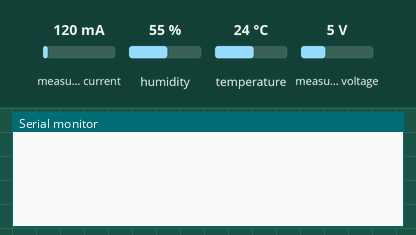
Simulated run of this sketch. Board: ESP8266 (NodeMCU). Shown: the last lines printed to the serial monitor. The test bench sets the inputs (shaded band); at power-on: measured current 120 mA, humidity 55 %, temperature 24 °C, measured voltage 5 V. WiFi joins after 1.5 s; servers stay silent unless stated; uploads are accepted with an empty reply.

Above: at 2.2 s.
2.3 s: measured current set to 40 mA
At 3.9 s:
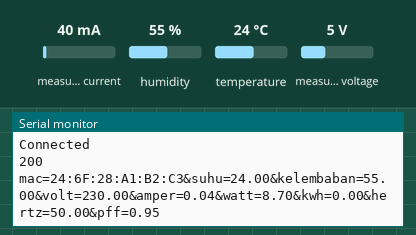
4.2 s: humidity set to 22 %
At 4.97 s:
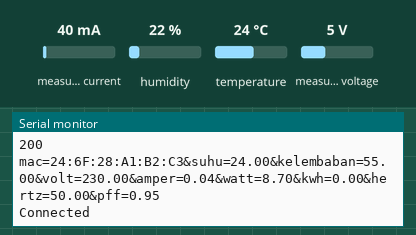
5.7 s: temperature set to 12 °C
At 6.8 s:
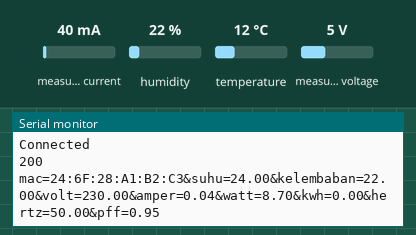
7.2 s: measured voltage set to 0.3 V
At 8.0 s:
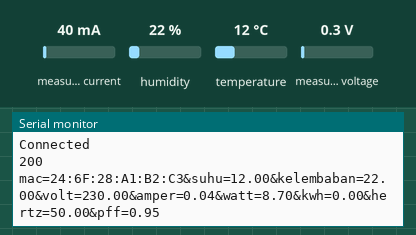
8.7 s: measured current set to 500 mA
At 10.0 s:
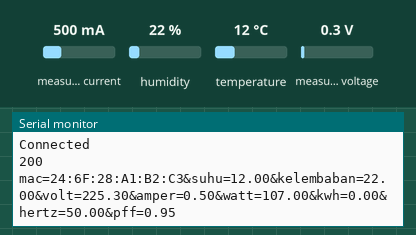
10.2 s: humidity set to 40 %
At 12.5 s:
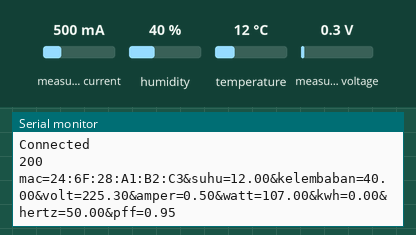

Measured:
- after the input at 2.3 s, the serial monitor: prints a new line after 0.47 s (image 1)
- after the input at 8.7 s, the serial monitor: prints a new line after 0.90 s (image 5)
- after the input at 10.2 s, the serial monitor: prints a new line after 1.7 s (image 6)

The sketch:

NodeMCU_DHT22_POST_MongoDB.ino
```cpp
  // --- library nodeMCU ---
  // --- status = fix
  #include <ESP8266WiFi.h>
  #include <WiFiClient.h>
  #include <ESP8266WebServer.h>
  #include <DNSServer.h>
  #include <WiFiManager.h>
  #include <ESP8266HTTPClient.h>

  // --- library DHT22 ---
  #include <dht.h>
  #define dataPin D7 // Definisi pin nodeMcu yang di gunakan sensor
  dht DHT;           // Create a DHT Object

  // --- library PZEM004Tv3.0 ---
  #include <PZEM004Tv30.h>
  PZEM004Tv30 pzem(D5, D6);// Software Serial pin 14 (D5=TX) & 12 (D6=RX)

void setup() {
  delay(1000);
  Serial.begin(115200);
}

void loop() {

 if (WiFi.status() != WL_CONNECTED) {
    WiFiManager wifiManager;
    wifiManager.setConfigPortalTimeout(120);
    wifiManager.setTimeout(20);
    wifiManager.autoConnect("AP Config","123");

}
else
{
  Serial.println("Connected");
  HTTPClient http; //Declare objeck of class HTTPClient

  String mac, sensor, suhu, kelembaban, postData, volt, amper, watt, kwh, hertz, pff;

  int readData = DHT.read22(dataPin); // Reads the data from the sensor
  float tm = DHT.temperature;          // Gets the values of the temperature
  float hm = DHT.humidity;             // Gets the values of the humidity

  // --- PZEM004Tv30 ---
   float v = pzem.voltage();
   float a = pzem.current();
   float w = pzem.power();
   float kw = pzem.energy();
   float h = pzem.frequency();
   float pf = pzem.pf();

   volt = String(v);
   amper = String(a);
   watt = String(w);
   kwh = String(kw);
   hertz = String(h);
   pff = String(pf);

  mac = WiFi.macAddress(); //Type of sensor
  suhu = String(tm); // String to integer conversion
  kelembaban = String(hm);

  // --- Post Data ---
  postData = "mac=" + mac + "&suhu=" + suhu + "&kelembaban=" + kelembaban + "&volt=" + volt + "&amper=" + amper + "&watt=" + watt + "&kwh=" + kwh + "&hertz=" + hertz + "&pff=" + pff;

//  http.begin("http://103.230.48.151:5000/api/insert");//api online server ubl
  http.begin("http://192.168.43.5:5600/api/insert");//api local
  http.addHeader("Content-Type", "application/x-www-form-urlencoded");

  int httpCode = http.POST(postData);   //Send the request
  String payload = http.getString();    //Get the response payload

  Serial.println(httpCode);   //Print HTTP return code
  Serial.println(payload);    //Print request response payload

  // --- print serial monitor suhu ---
  Serial.println(postData);
  delay(2000);
//  delay(300000); //Post Data at every 5 min
  http.end(); //close connection
 }
}
```
